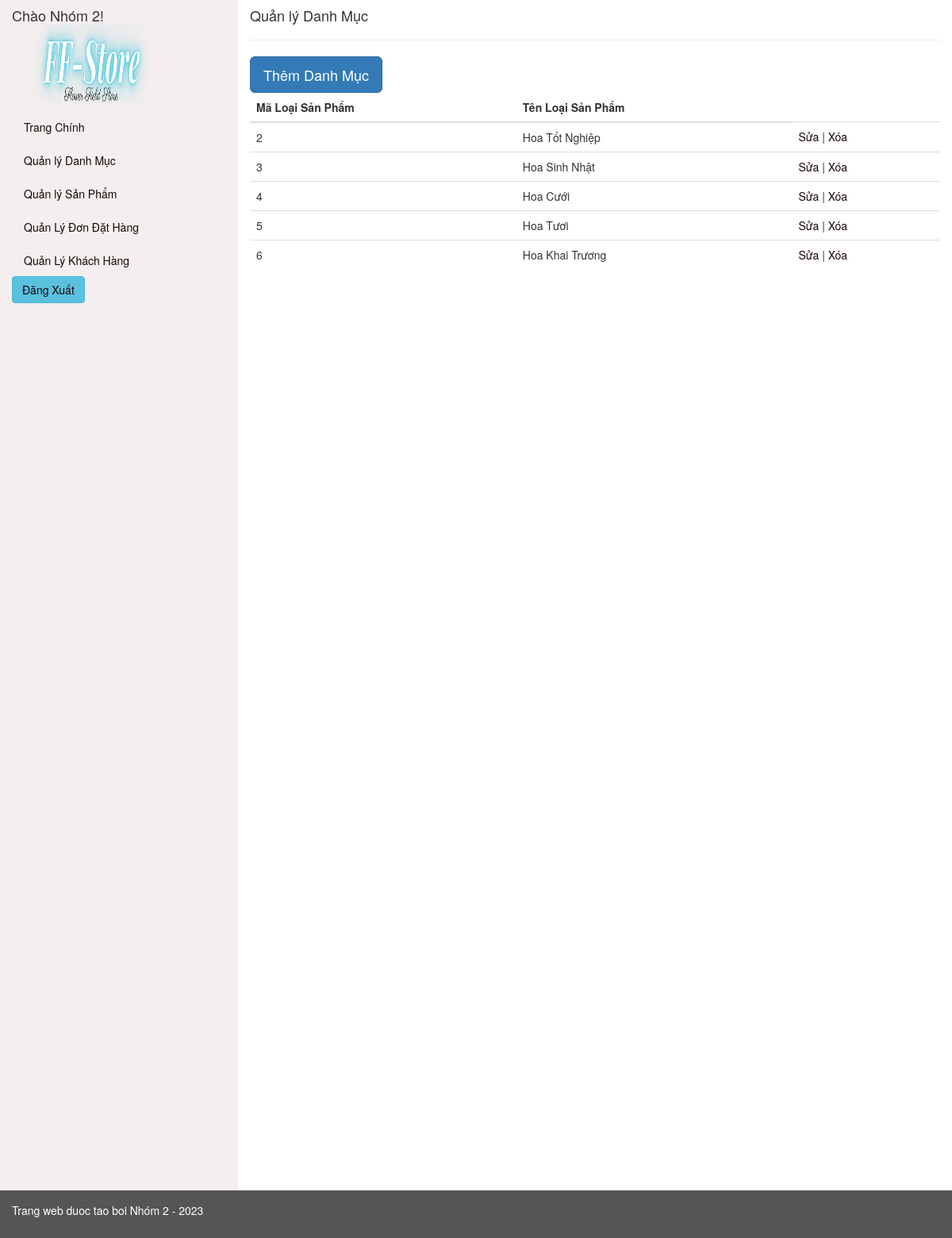
/admin/index.php?p=danhmuc, run on the app's committed database.
### tables this page shows
CREATE TABLE `danhmuc` (
  `MaLoaiSP` int(11) NOT NULL,
  `TenLoaiSP` varchar(20) NOT NULL
);

### admin/index.php (called while the page is built, shortened)
<?php
    $baseUrl = $_SERVER['PHP_SELF'];
    include('../admin/theme.php')
?>

### admin/danhmuc.php (called while the page is built, shortened)
<?php
    class danhmuc {
        public static function layDanhSach($conn )
        {
            $Dsdanhmuc = array();
            $sql = "SELECT * FROM danhmuc";
            $result = $conn->query($sql);
            if ($result->num_rows > 0) {
                while($row = $result->fetch_assoc()) {
                    $danhmuc_obj = new danhmuc();
                    $danhmuc_obj->MaLoaiSP = $row["MaLoaiSP"];
                    $danhmuc_obj->TenLoaiSP = $row["TenLoaiSP"];
                    $Dsdanhmuc[] = $danhmuc_obj;
                }
            }
            return $Dsdanhmuc;
        }
    }
?>

### admin/danhmucView.php (the view, shortened to what this page needs)
<?php
    include('./danhmuc.php');
    $data = danhmuc::layDanhSach($conn);
?>
<a class="btn btn-primary btn-lg" href="<?php echo " $baseUrl?p=danhmucth"; ?>">Thêm Danh Mục</a>
<table class="table">
    <thead>
        <tr>
            <th>Mã Loại Sản Phẩm</th>
            <th>Tên Loại Sản Phẩm </th>
        </tr>
    </thead>
    <tbody>
        <?php
            foreach($data as $item)
            {
        ?>
            <tr>
                <td scope="row"><?php echo $item->MaLoaiSP ;?></td>
                <td><?php echo $item->TenLoaiSP;?></td>
                <td><a href='<?php echo "$baseUrl?p=danhmucsua&&id=$item->MaLoaiSP" ?>'>Sửa</a> | <a href='<?php echo "$baseUrl?p=danhmucxoa&&id=$item->MaLoaiSP" ?>'>Xóa</a></td>
            </tr>
        <?php
            }
        ?>
    </tbody>
</table>

### admin/asset/css/mycss.css (style rules this page uses)
a { color: #170707; }

### data on the page
danhmuc: MaLoaiSP "2", TenLoaiSP "Hoa Tốt Nghiệp"
danhmuc: MaLoaiSP "3", TenLoaiSP "Hoa Sinh Nhật"
danhmuc: MaLoaiSP "4", TenLoaiSP "Hoa Cưới"
danhmuc: MaLoaiSP "5", TenLoaiSP "Hoa Tươi"
danhmuc: MaLoaiSP "6", TenLoaiSP "Hoa Khai Trương"

### other printed values
$pages['trangchinh'][0] "Trang Chính"
$pages['danhmuc'][0] "Quản lý Danh Mục"
$pages['sp'][0] "Quản lý Sản Phẩm"
$pages['order'][0] "Quản Lý Đơn Đặt Hàng"
$pages['user'][0] "Quản Lý Khách Hàng"
$pages[$page][0] "Quản lý Danh Mục"
